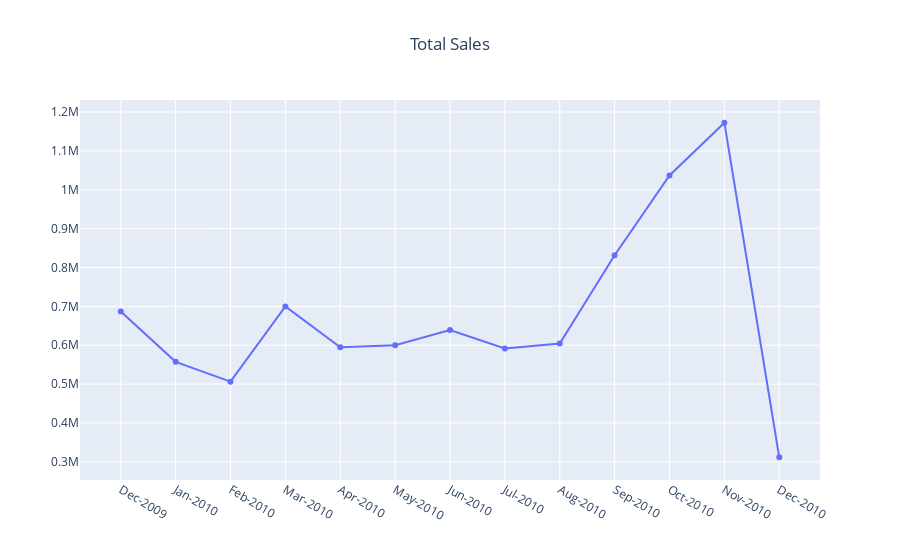

This figure's notebook cell:
### Code cell
data_fig = [go.Scatter(x=sales_invoices_montly.index, 
                   y=sales_invoices_montly['Total_Purchase'])]

layout = go.Layout(title="Total Sales", title_x=0.5)

fig = go.Figure(data=data_fig, layout=layout)
fig.update_xaxes(type='category')

fig.show()

### Figure 1 — Plotly figure (JSON) as saved in the notebook; plotly's stock layout.template omitted (floating-point values rounded to 4 significant figures)
{"data": [{"type": "scatter", "x": ["Dec-2009", "Jan-2010", "Feb-2010", "Mar-2010", "Apr-2010", "May-2010", "Jun-2010", "Jul-2010", "Aug-2010", "Sep-2010", "Oct-2010", "Nov-2010", "Dec-2010"], "y": [686700.0, 557300.0, 506400.0, 699600.0, 594600.0, 600000.0, 639100.0, 591600.0, 604200.0, 831600.0, 1036680, 1172000.0, 311878]}], "layout": {"title": {"text": "Total Sales", "x": 0.5}, "xaxis": {"type": "category"}}}
